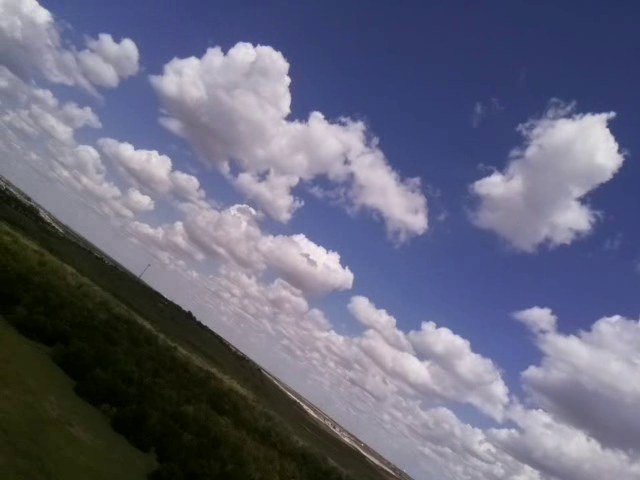
#> input picture sky.png, 640 x 480 px, found by its file name
$ python floodfill.py
#> lines starting #> are read from the running program, lines starting #| are printed output that depends on the picture
#> in main, img is the input picture: shape (480, 640, 3); mean B, G, R 124.3, 102.9, 101.4
import cv2
import numpy as np
import random

class Pixel:
    """This function keeps track of the color of the pixels in the target image
    This is Eric, and I also agree with Darius' aforementioned clarification"""


    def __init__(self, x:int, y:int, img:np.ndarray):
#> called with x = 200, y = 20
        self.x = x
        self.y = y
        self.img = img
        self.value = img[y][x]
#> self.value = [124, 73, 61]

    def fill(self, img, fill_color):
        img[self.y][self.x] = fill_color
        # draw an animation
        if random.randint(0,100) > 10:
            # resize the image
            img_to_show = cv2.resize(img, (300,300))
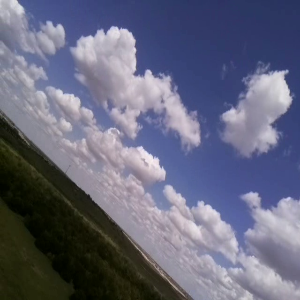
#> img_to_show: shape (300, 300, 3); mean B, G, R 124.2, 102.9, 101.3
            cv2.imshow('img_to_show', img_to_show)
            cv2.waitKey(1)

#check the tolerance
def check_tolerance(tolerance:int,
                    target_pixel:Pixel,
                    current_pixel:Pixel,
                    ) -> bool:
    for n, channel in enumerate(current_pixel.value):
        if abs(int(channel) - int(target_pixel.value[n])) > tolerance:
            return False
    return True

#add new piexls unsearched
def find_adjacent_pixels_to_fill(tolerance:int,
                                target_pixel:Pixel,
                                current_pixel:Pixel,
                                ):
#> called with tolerance = 30
    positions_to_check = [
        [-1,0], # pixel to the left
        [0,1], # above
        [1,0], # right
        [0,-1], # below
    ]

    adjacent_pixels_to_fill = []
    for position in positions_to_check:
        # define coordinates of new pixel
        x = position[0] + current_pixel.x
        y = position[1] + current_pixel.y

        # check if the pixel is out of bounds
        image_width = current_pixel.img.shape[1]
        if x > image_width - 1 or x < 0:
            continue # skip this point if out of bounds
        image_height = current_pixel.img.shape[0]
        if y > image_height - 1 or y < 0:
            continue # skip this point if out of bounds

        # create the new pixel
        new_pixel = Pixel(x, y, current_pixel.img)

        # check if the color is close enough to the target pixel value (based on tolerance)
        within_tolerance = check_tolerance(tolerance, target_pixel, new_pixel)
        if within_tolerance:
            adjacent_pixels_to_fill.append(new_pixel)
#> after the loop, adjacent_pixels_to_fill = 4 items

    return adjacent_pixels_to_fill

#main function of floodfill
def flood_fill(img:np.ndarray,
               img_copy:np.ndarray,
               tolerance:int,
               fill_color:tuple,
               target_pixel:Pixel,
               current_pixel:Pixel=None
               ) -> np.ndarray:

    # If no current pixel was provided, set it equal to the target_pixel
    # This is for the first level of recursion
    if not current_pixel:
        current_pixel = target_pixel

    # fill the current pixel with red
    current_pixel.fill(img_copy, fill_color)

    # find adjacent pixels that need to be filled
    adjacent_pixels_to_fill = find_adjacent_pixels_to_fill(tolerance, target_pixel, current_pixel)
#> adjacent_pixels_to_fill = 4 items

    # if there are no pixels to fill, terminate recursion
    if not adjacent_pixels_to_fill:
        return

    # fill all the pixels that need to be filled, use recursion
    for adjacent_pixel_to_fill in adjacent_pixels_to_fill:
        if list(img_copy[adjacent_pixel_to_fill.y][adjacent_pixel_to_fill.x]) == list(fill_color):
            # don't fill the pixel if it has already been filled
            continue
        flood_fill(img, img_copy, tolerance, fill_color, target_pixel, adjacent_pixel_to_fill)
#> this loop made 4 passes

def main():

    # increase the maximum recusion depth limit
    import sys
    sys.setrecursionlimit(1000000)

    # constants
    TOLERANCE = 30
    FILL_COLOR = np.array([0,137,255])

    # define the image
    img_url = r"C:\Users\Owner\Documents\Dropbox\GIX\MSTI\TECHIN509 - Tech Fundamentals\flood_fill\sky.png"
    img = cv2.imread(img_url)

    # resize the image
    # img = cv2.resize(img, (75,75))

    # copy the image
    img_copy = img.copy()

    # create a target pixel (the pixel that was clicked)
    target_x = 200
    target_y = 20
    target_pixel = Pixel(target_x, target_y, img)

    # apply the flood fill function
    flood_fill(img, img_copy, TOLERANCE, FILL_COLOR, target_pixel)
    print('Finished flood_fill!')

    cv2.circle(img_copy, (target_x,target_y), 5, (255,0,0),2)
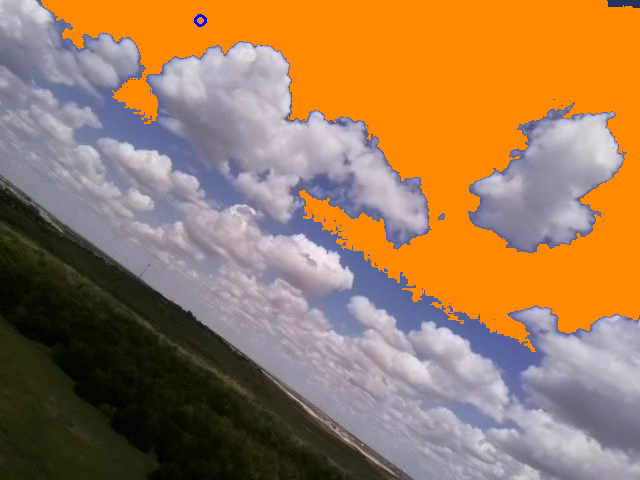
#> img_copy: shape (480, 640, 3); mean B, G, R 88.9, 122, 157.9

    # show results
    cv2.imshow('img', img_copy)
    cv2.waitKey(0)
    cv2.destroyAllWindows()

if __name__ == '__main__':
    main()#test fuc
